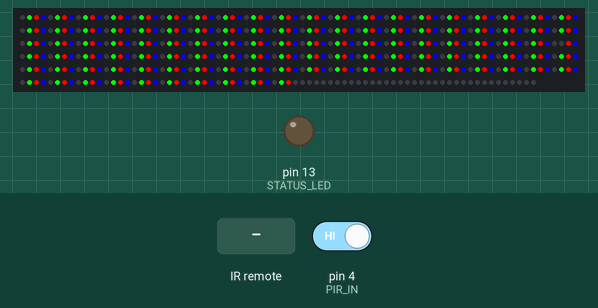
The sketch below on a simulated Arduino Uno, built with avr-gcc and run on an emulated ATmega328P. Parts: 474 RGB LEDs in strip order, left to right, continuing on the next row, output pins drawn as LEDs (lit = HIGH). Wiring (inferred from the names in the program): WS2812 LEDs: data pin 2. The inputs (shaded band) are chosen by the test bench; at power-on: pin 4 (PIR_IN) HIGH. Pins used as bus, display or sensor lines are not drawn; what the sketch prints to the serial monitor is not drawn.

Above: at 5.4 s.
5.5 s: infrared code 0xFF18E7 received
At 6.7 s:
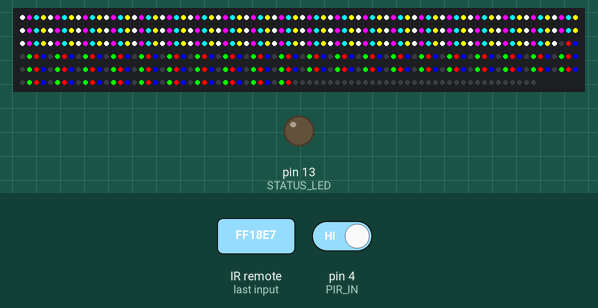
7.0 s: infrared code 0xFF7A85 received
At 8.1 s:
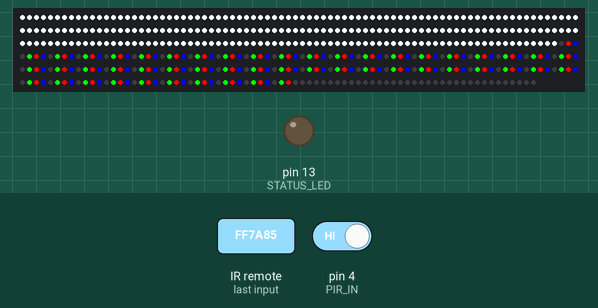
8.5 s: infrared code 0xFF10EF received
At 9.2 s:
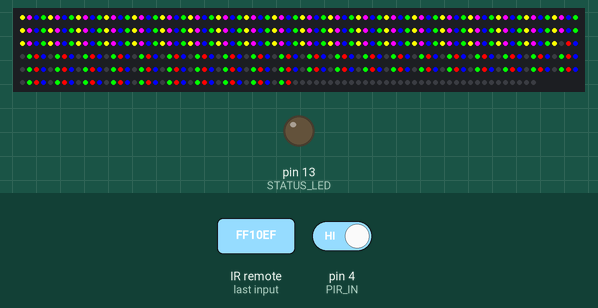

The sketch:

SW.ino
```cpp
#include "Config.h"
#include "IR_Remote.h"
#include "LedPas.h"
#include "Premenne.h"
#include "PIR_Sensor.h"
#include "TimerOne.h"

void timerIsr();

void setup() {
  /* Init serioveho rozhrania */
  Serial.begin(115200);
  /* Init PIR senzora */
  PIR_Init();
  EnablePir = true;
  /* Init IR prijimaca */
#if (IR_REMOTE_ENABLE == true)
  IR_rx.enableIRIn();
#endif

  /* init LED pasu */
  LED_StripClear();
  /* Init STATUS LED */
  pinMode(STATUS_LED, OUTPUT);
  digitalWrite(STATUS_LED, LOW);

  /* Init casovaca */
  Timer1.initialize(1000000);       ///< Nastavenie casovaca na dlzku 100000 microseconds
  Timer1.attachInterrupt(timerIsr); ///< attach funkcie pre prerusenie

  Serial.println(F("Start MCU!"));
}

void loop() {
  /* kontrola IR prijimaca */
  IR_Scan();

  /* kontrola detekcie pohybu z PIR senzora, a kontrola zapnuta detekcie pohybu cez IR dialkove ovladanie */
  if ((PIR_CheckStatus() == true) && (EnablePir == true)) {
    Serial.println(F("Motion detection! "));
    TimerCounter = 0;
    StartStripOn = true;
  }

  /* kontrola zapnutia LED pasu */
  if ((StartStripOn == true) && (LedStripStatus == false)) {
    Serial.println(F("Strip ON"));
    LED_StripOn();
    LED_ShelfOneOn();
    LED_ShelfTwoOn();
    LedStripStatus = true;
    StartStripOn = false;
  }

  /* kontrola vyprsania timeoutu, a vypnutie LED pasu */
  if ((TimerCounter >= LED_STRIP_TIMEOUT) && (LedStripStatus == true)) {
    Serial.println(F("Strip OFF"));
    LED_ShelfTwoOff();
    LED_ShelfOneOff();
    LED_StripOff();
    LedStripStatus = false;
    StartStripOn = false;
  }
}

/// --------------------------
/// Custom ISR Timer Routine
/// --------------------------
void timerIsr() {
  TimerCounter++;
  Serial.print(F("ISR: "));
  Serial.println(TimerCounter);
}

/* EOF */
```

IR_Remote.cpp
```cpp
/**
   @file IR_Remote.cpp

   @brief praca s IR dialkovym ovladanim

   @author Miroslav Pivovarsky
   Contact: miroslav.pivovarsky@gmail.com

   @bug: no know bug

*/

#include "IR_Remote.h"

/**

   @info Kniznica kontrolujuca stav IR prijimaca
   @param uint8_t - jas
   @return none
*/
uint8_t IR_Scan() {
#if (IR_REMOTE_ENABLE == true)
  decode_results results;

  if (IR_rx.decode(&results)) {
    Serial.print(F("IR button HEX code: "));
    Serial.println(results.value, HEX);
    IR_rx.resume();
    IR_CheckButton(&results);
  }
#endif
}

/**

   @info Funkcia spracuvajuca prichadzajuci prikaz
   @param decode_results - prijaty prikaz
   @return none
*/
#if (IR_REMOTE_ENABLE == true)
void IR_CheckButton(decode_results *results) {
  switch (results->value) {
    case IR_REMOTE_BUTTON_0:
      Serial.println("Cislo 0, OFF");
      strip.clear(LED_STRIP_COUNT);
      break;
    case IR_REMOTE_BUTTON_1:
      Serial.println("Cislo 1, RED");
      LED_updateColorsAll(LED_MAX_BRIGHTNESS, 0 , 0, 0);
      strip.sendPixels(LED_STRIP_COUNT, pixels);
      break;
    case IR_REMOTE_BUTTON_2:
      Serial.println("Cislo 2, GREEN");
      LED_updateColorsAll(0, LED_MAX_BRIGHTNESS , 0, 0);
      strip.sendPixels(LED_STRIP_COUNT, pixels);
      break;
    case IR_REMOTE_BUTTON_3:
      Serial.println("Cislo 3, BLUE");
      LED_updateColorsAll(0, 0, LED_MAX_BRIGHTNESS, 0);
      strip.sendPixels(LED_STRIP_COUNT, pixels);
      break;
    case IR_REMOTE_BUTTON_4:
      Serial.println("Cislo 4, WHITE");
      LED_updateColorsAll(0, 0, 0, LED_MAX_BRIGHTNESS);
      strip.sendPixels(LED_STRIP_COUNT, pixels);
      break;
    case IR_REMOTE_BUTTON_5:
      Serial.println("Cislo 5, RGB");
      LED_updateColorsAll(LED_MAX_BRIGHTNESS, LED_MAX_BRIGHTNESS, LED_MAX_BRIGHTNESS, 0);
      strip.sendPixels(LED_STRIP_COUNT, pixels);
      break;
    case IR_REMOTE_BUTTON_6:
      Serial.println("Cislo 6, RGBW");
      LED_updateColorsAll(LED_MAX_BRIGHTNESS, LED_MAX_BRIGHTNESS, LED_MAX_BRIGHTNESS, LED_MAX_BRIGHTNESS);
      strip.sendPixels(LED_STRIP_COUNT, pixels);
      break;
    case IR_REMOTE_BUTTON_7:
      Serial.println("Cislo 7, YELLOW");
      LED_updateColorsAll(LED_MAX_BRIGHTNESS, LED_MAX_BRIGHTNESS, 0 , 0);
      strip.sendPixels(LED_STRIP_COUNT, pixels);
      break;
    case IR_REMOTE_BUTTON_8:
      Serial.println("Cislo 8, PRESENT");
      rainbow1N(80);
      break;
    case IR_REMOTE_BUTTON_9:
      Serial.println("Cislo 9");
      break;
    case IR_REMOTE_BUTTON_HASHTAG:
      Serial.println("Enable PIR!");
      EnablePir = true;
      digitalWrite(STATUS_LED, LOW);
      break;
    case IR_REMOTE_BUTTON_STAR:
      Serial.println("Disable PIR!");
      EnablePir = false;
      digitalWrite(STATUS_LED, HIGH);
      break;
  }
}

#endif

/* EOF */
```

IR_Remote.h
```cpp
/**
   @file IR_Remote.h

   @brief praca s IR dialkovym ovladanim

   @author Miroslav Pivovarsky
   Contact: miroslav.pivovarsky@gmail.com

   @bug: no know bug

*/

#ifndef _REMOTE_H_
#define _REMOTE_H_

#include "IR_Remote_cfg.h"

#if (IR_REMOTE_ENABLE == true)
#include <IRremote.h>
#endif

#include "Config.h"
#include "Premenne.h"
#include "LedPas.h"

uint8_t IR_Scan();                                  ///< Kniznica kontrolujuca stav IR prijimaca
#if (IR_REMOTE_ENABLE == true)
void IR_CheckButton(decode_results *results);       ///< Funkcia spracuvajuca prichadzajuci prikaz
#endif

#endif

/* EOF */
```

LedPas.cpp
```cpp
/**
   @file LedPas.cpp

   @brief Praca s LED pasom

   @author Miroslav Pivovarsky
   Contact: miroslav.pivovarsky@gmail.com

   @bug: no know bug

*/

#include "LedPas.h"

/**

   @info Nastavenie farby na zakladnej dlzke LED pasu
   @param char - intenzita RED
   @param char - intenzita GREEN
   @param char - intenzita BLUE
   @param char - intenzita WHITE
   @return none
*/
void LED_updateColors(char r, char g, char b, char w)
{
  for (int i = 0; i < LED_NUMBER; i++)
  {
    pixels[i].r = r;
    pixels[i].g = g;
    pixels[i].b = b;
    pixels[i].w = w;
  }
}

/**

   @info Nastavenie farby na celej dlzke LED pasu
   @param char - intenzita RED
   @param char - intenzita GREEN
   @param char - intenzita BLUE
   @param char - intenzita WHITE
   @return none
*/
void LED_updateColorsAll(char r, char g, char b, char w)
{
  for (int i = 0; i < LED_STRIP_COUNT; i++)
  {
    pixels[i].r = r;
    pixels[i].g = g;
    pixels[i].b = b;
    pixels[i].w = w;
  }
}

/**

   @info Nastavenie farby na jednom pixele
   @param uint8_t - Index LED
   @param char - intenzita RED
   @param char - intenzita GREEN
   @param char - intenzita BLUE
   @param char - intenzita WHITE
   @return none
*/
void LED_updateColorsPixel(uint8_t index, char r, char g, char b, char w) {
  pixels[index].r = r;
  pixels[index].g = g;
  pixels[index].b = b;
  pixels[index].w = w;
}

/**

   @info Vymazanie nastavenia farby LED na celom LED pase
   @param none
   @return none
*/
void LED_StripClear() {
  strip.clear(LED_STRIP_COUNT);
}

/**

   @info Zapnutie zakladnej dlzky led pasu svetelnym hadom
   @param none
   @return none
*/
void LED_StripOn() {
  for (uint8_t s = 0; s < LED_CENTER; s++) {
    LED_updateColorsPixel(s, 0, 0, 0, LED_MAX_BRIGHTNESS);
    LED_updateColorsPixel(LED_NUMBER - s, 0, 0, 0, LED_MAX_BRIGHTNESS);
    strip.sendPixels(LED_STRIP_COUNT, pixels);
    delay(LED_DELAY);
  }
  LED_updateColorsPixel(LED_CENTER, 0, 0, 0, LED_MAX_BRIGHTNESS);
  strip.sendPixels(LED_STRIP_COUNT, pixels);
}

/**

   @info Vypnutie zakladnej dlzky led pasu svetelnym hadom
   @param none
   @return none
*/
void LED_StripOff() {
  for (uint8_t s = 0; s < LED_CENTER; s++) {
    strip.sendPixels(LED_STRIP_COUNT, pixels);
    delay(LED_DELAY);
    LED_updateColorsPixel(s, 0, 0, 0, 0);
    LED_updateColorsPixel(LED_NUMBER - s, 0, 0, 0, 0);
  }
  LED_updateColorsPixel(LED_CENTER, 0, 0, 0, 0);
  strip.sendPixels(LED_STRIP_COUNT, pixels);
  strip.clear(2 * LED_NUMBER);
}

/**

   @info TEST efekt
   @param none
   @return none
*/
void LedTest() {

  // Write the pixel array red
  LED_updateColors(LED_MAX_BRIGHTNESS, 0 , 0, 0);
  // Display the pixels on the LED strip
  strip.sendPixels(LED_STRIP_COUNT, pixels);
  // Wait 0.1 seconds
  delay(1000);

  // Write the pixel array green
  LED_updateColors(0, LED_MAX_BRIGHTNESS, 0, 0);
  // Display the pixels on the LED strip
  strip.sendPixels(LED_STRIP_COUNT, pixels);
  // Wait 0.1 seconds
  delay(1000);

  // Write the pixel array blue
  LED_updateColors(0, 0, LED_MAX_BRIGHTNESS, 0);
  // Display the pixels on the LED strip
  strip.sendPixels(LED_STRIP_COUNT, pixels);
  // Wait 0.1 seconds
  delay(1000);

  // Write the pixel array white
  LED_updateColors( LED_MAX_BRIGHTNESS, LED_MAX_BRIGHTNESS, LED_MAX_BRIGHTNESS, 0);
  // Display the pixels on the LED strip
  strip.sendPixels(LED_STRIP_COUNT, pixels);
  // Wait 0.1 seconds
  delay(1000);

  // Write the pixel array warm white
  LED_updateColors( 0, 0, 0, LED_MAX_BRIGHTNESS);
  // Display the pixels on the LED strip
  strip.sendPixels(LED_STRIP_COUNT, pixels);
  // Wait 0.1 seconds
  delay(1000);

  // Turn off the LEDs
  strip.clear(LED_STRIP_COUNT);
  delay(500);
}

/**

   @info Zapnutie LED pasu na prvej policke
   @param none
   @return none
*/
void LED_ShelfOneOn() {
  for (uint8_t s = LED_SHELF_1_START; s < (LED_SHELF_1_START + LED_SHELF_1_COUNT); s++) {
    LED_updateColorsPixel(s, 0, 0, 0, LED_MAX_BRIGHTNESS);
    strip.sendPixels(LED_STRIP_COUNT, pixels);
    delay(LED_DELAY);
  }
}

/**

   @info Vypnutie LED pasu na prvej policke
   @param none
   @return none
*/
void LED_ShelfOneOff() {
  for (uint8_t s = LED_SHELF_1_START; s < (LED_SHELF_1_START + LED_SHELF_1_COUNT); s++) {
    LED_updateColorsPixel(s, 0, 0, 0, 0);
    strip.sendPixels(LED_STRIP_COUNT, pixels);
    delay(LED_DELAY);
  }
}

/**

   @info Zapnutie LED pasu na druhej policke
   @param none
   @return none
*/
void LED_ShelfTwoOn() {
  for (uint8_t s = LED_SHELF_2_START; s < (LED_SHELF_2_START + LED_SHELF_2_COUNT); s++) {
    LED_updateColorsPixel(s, 0, 0, 0, LED_MAX_BRIGHTNESS);
    strip.sendPixels(LED_STRIP_COUNT, pixels);
    delay(LED_DELAY);
  }
}

/**

   @info Vypnutie LED pasu na druhej policke
   @param none
   @return none
*/
void LED_ShelfTwoOff() {
  for (uint8_t s = LED_SHELF_2_START; s < (LED_SHELF_2_START + LED_SHELF_2_COUNT); s++) {
    LED_updateColorsPixel(s, 0, 0, 0, 0 );
    strip.sendPixels(LED_STRIP_COUNT, pixels);
    delay(LED_DELAY);
  }
}

/**

   @info Rozsvietenie duhy na LED pase
   @param uint8_t - jas
   @return none
*/
void rainbow1N(uint8_t brightness)
{
  rgb pix[1];

  // Initialize the colors on the array
  pix[0].r = brightness;
  pix[0].g = 0;
  pix[0].b = 0;

  // Display the LEDs
  const uint8_t oldSREG = SREG;
  cli();
  for (uint16_t i = 0; i < LED_STRIP_COUNT ; i++) {
    strip.sendPixels(1, pix);
    // Rotate the colors based on the pixel's previous color.
    colorWheel(1, pix[0].r, pix[0].g, pix[0].b);
  }
  SREG = oldSREG;
}

/**

   @info nastavenie farby pre duhu
   @param uint8_t - krok
   @param uint8_t - cervena
   @param uint8_t - zelena
   @param uint8_t - modra
   @return none
*/
static void colorWheel(uint8_t incStep, uint8_t & R, uint8_t & G, uint8_t & B)
{
  if (B == 0 && R != 0) {
    R = (R <= incStep) ? 0 : R - incStep;
    G = (G >= 255 - incStep) ? 255 : G + incStep;
    return;
  }
  if (R == 0 && G != 0) {
    G = (G <= incStep) ? 0 : G - incStep;
    B = (B >= 255 - incStep) ? 255 : B + incStep;
    return;
  }
  if (G == 0 && B != 0) {
    B = (B <= incStep) ? 0 : B - incStep;
    R = (R >= 255 - incStep) ? 255 : R + incStep;
    return;
  }
}

/* EOF */
```

LedPas.h
```cpp
/**
   @file LedPas.h

   @brief Praca s LED pasom

   @author Miroslav Pivovarsky
   Contact: miroslav.pivovarsky@gmail.com

   @bug: no know bug

*/

#ifndef _LED_PAS_H_
#define _LED_PAS_H_

#include "FAB_LED.h"
#include "LedPas_cfg.h"
#include "Config.h"
#include "Premenne.h"

void LED_updateColors(char r, char g, char b, char w);                          ///< Nastavenie farby na zakladnej dlzke LED pasu
void LED_updateColorsAll(char r, char g, char b, char w);                       ///< Nastavenie farby na celej dlzke LED pasu
void LED_updateColorsPixel(uint8_t index, char r, char g, char b, char w);      ///< Nastavenie farby na jednom pixele
void LED_StripClear();                                                          ///< Vymazanie nastavenia farby LED na celom LED pase
void LED_StripOn();                                                             ///< Zapnutie zakladnej dlzky led pasu svetelnym hadom
void LED_StripOff();                                                            ///< Vypnutie zakladnej dlzky led pasu svetelnym hadom
void LED_ShelfOneOn();                                                          ///< Zapnutie LED pasu na prvej policke
void LED_ShelfOneOff();                                                         ///< Vypnutie LED pasu na prvej policke
void LED_ShelfTwoOn();                                                          ///< Zapnutie LED Pasu na druhej policke
void LED_ShelfTwoOff();                                                         ///< Vypnutie LED Pasu na druhej policke
void LedTest();                                                                 ///< TEST efekt
void rainbow1N(uint8_t brightness);                                             ///< Rozsvietenie duhy na LED pase
static void colorWheel(uint8_t incStep, uint8_t & R, uint8_t & G, uint8_t & B); ///< nastavenie farby pre duhu

#endif

/* EOF */
```

PIR_Sensor.cpp
```cpp
/**
   @file PIR_Sensor.cpp

   @brief Inicializacia a kontrola PIR senzora

   @author Miroslav Pivovarsky
   Contact: miroslav.pivovarsky@gmail.com

   @bug: no know bug

*/

#include "PIR_Sensor.h"

/**

   @info Inicializacia PIR senzora
   @param none
   @return none
*/
void PIR_Init() {
  pinMode(PIR_IN, INPUT);
}

/**

   @info Kontrola stavu PIR senzora
   @param none
   @return detekcia pohybu
*/
bool PIR_CheckStatus() {
  return digitalRead(PIR_IN);
}

/* EOF */
```

PIR_Sensor.h
```cpp
/**
   @file PIR_Sensor.h

   @brief Inicializacia a kontrola PIR senzora

   @author Miroslav Pivovarsky
   Contact: miroslav.pivovarsky@gmail.com

   @bug: no know bug

*/

#ifndef _PIR_SENSOR_H_
#define _PIR_SENSOR_H_

#include "Premenne.h"
#include "Config.h"

void PIR_Init();              ///< Inicializacia PIR senzora
bool PIR_CheckStatus();       ///< Kontrola stavu PIR senzora

#endif

/* EOF */
```

Premenne.cpp
```cpp
/**
   @file Premenne.cpp

   @brief Globalne premenne

   @author Miroslav Pivovarsky
   Contact: miroslav.pivovarsky@gmail.com

   @bug: no know bug

*/

#include "Premenne.h"

#if (IR_REMOTE_ENABLE == true)
IRrecv IR_rx(IR_REC_INPUT);
#endif

sk6812<D, LED_PIN>  strip;
rgbw  pixels[LED_STRIP_COUNT] = {};

bool LedStripStatus = false;

uint8_t TimerCounter = 0;
bool StartStripOn = false;

bool EnablePir = true;

/* EOF */
```

Premenne.h
```cpp
/**
   @file Premenne.h

   @brief Globalne premenne

   @author Miroslav Pivovarsky
   Contact: miroslav.pivovarsky@gmail.com

   @bug: no know bug

*/

#ifndef _PREMENNE_H_
#define _PREMENNE_H_

#include "Config.h"
#include "LedPas_cfg.h"
#include "IR_Remote_cfg.h"
#include "FAB_LED.h"

# if (IR_REMOTE_ENABLE == true)
#include <IRremote.h>
extern IRrecv IR_rx;                  ///< Objekt pre pracu s IR receiverom
#endif

extern sk6812<D, LED_PIN>  strip;     ///< Objekt pre pracu s LED pasom
extern rgbw pixels[LED_STRIP_COUNT];  ///< Pole objektov pre nastavenie kazdej LED na celom LED Pase

extern bool LedStripStatus;           ///< Vypnutie/zapnutie PIR senzora pomocou IR dialkoveho ovladania

extern uint8_t TimerCounter;          ///< Pocitadlo, kolko krat bol zavolany timer, od posledneho resetovania pocitadla
extern bool StartStripOn;             ///< Informacia o zapnutomm/vypnutom LED pase

extern bool EnablePir;                ///< Pomocou tejto premennej mozeme vypnut/zapnut detekciu pohybu cez IR dialkove ovladanie

#endif

/* EOF */
```

Config.h
```cpp
/**
 * @file Config.h
 *
 * @brief konfiguracia MCU
 *
 * @author Miroslav Pivovarsky
 * Contact: miroslav.pivovarsky@gmail.com
 *
 * @bug: no know bug
 *
 */

#ifndef _COFIG_H_
#define _COFIG_H_

#define LED_PIN             2       ///< Pin for LED strip
#define PIR_IN              4       ///< Pin for PIR sensor
#define IR_REC_INPUT        3       ///< Pin for IR receiver
#define LDR                 A1      ///< Pin for photo resistor
#define STATUS_LED          13      ///< Pin for STATUS led

#endif

/* EOF */
```

IR_Remote_cfg.h
```cpp
/**
   @file IR_Remote_cfg.h

   @brief Konfiguracia kniznice pre pracu s IR dialkovym ovladanim

   @author Miroslav Pivovarsky
   Contact: miroslav.pivovarsky@gmail.com

   @bug: no know bug

*/

#ifndef _REMOTE_CFG_H_
#define _REMOTE_CFG_H_

#define IR_REMOTE_ENABLE true                   ///< Zapnutie/vypnutie podpory IRremote kniznice v kompilacnom procese

#define IR_REMOTE_BUTTON_0        0xFF4AB5      ///< Tlacidlo 0
#define IR_REMOTE_BUTTON_1        0xFF6897      ///< Tlacidlo 1
#define IR_REMOTE_BUTTON_2        0xFF9867      ///< Tlacidlo 2
#define IR_REMOTE_BUTTON_3        0xFFB04F      ///< Tlacidlo 3
#define IR_REMOTE_BUTTON_4        0xFF30CF      ///< Tlacidlo 4
#define IR_REMOTE_BUTTON_5        0xFF18E7      ///< Tlacidlo 5
#define IR_REMOTE_BUTTON_6        0xFF7A85      ///< Tlacidlo 6
#define IR_REMOTE_BUTTON_7        0xFF10EF      ///< Tlacidlo 7
#define IR_REMOTE_BUTTON_8        0xFF38C7      ///< Tlacidlo 8
#define IR_REMOTE_BUTTON_9        0xFF5AA5      ///< Tlacidlo 9
#define IR_REMOTE_BUTTON_HASHTAG  0xFF42BD      ///< Tlacidlo #
#define IR_REMOTE_BUTTON_STAR     0xFF52AD      ///< Tlacidlo *

#endif

/* EOF */
```

LedPas_cfg.h
```cpp
/**
   @file LedPas_cfg.h

   @brief konfiguracia kniznice pre pracu s LED pasom

   @author Miroslav Pivovarsky
   Contact: miroslav.pivovarsky@gmail.com

   @bug: no know bug

*/

#ifndef _LED_PAS_CFG_H_
#define _LED_PAS_CFG_H_

#define LED_STRIP_COUNT     178     ///< Pocet LED diod na LED pase
#define LED_DELAY           25      ///< Oneskorenie medzi zapojenim LED diod
#define LED_MAX_BRIGHTNESS  255     ///< Jas LED diod na celom pase
#define LED_STRIP_TIMEOUT   60      ///< Cas, pocas ktoreho bude zapnuty LED pas

#define LED_NUMBER          149     ///< Pocet LED diod na hlavnej casti LED pasu
#define LED_CENTER          75      ///< Nastavenie strednej LED diody

#define LED_SHELF_1_COUNT   15      ///< Prva LED dioda pre policku 1
#define LED_SHELF_1_START   150     ///< Posledna LED dioda pre policku 1
#define LED_SHELF_2_COUNT   13      ///< Prva LED dioda pre policku 2
#define LED_SHELF_2_START   165     ///< Posledna LED dioda pre policu 2

#endif

/* EOF */
```

Source omitted: FAB_LED.h (68098 bytes)

Measured:
- after the input at 5.5 s, the LEDs: change at once (image 1)
- after the input at 7.0 s, the LEDs: change at once (image 2)
